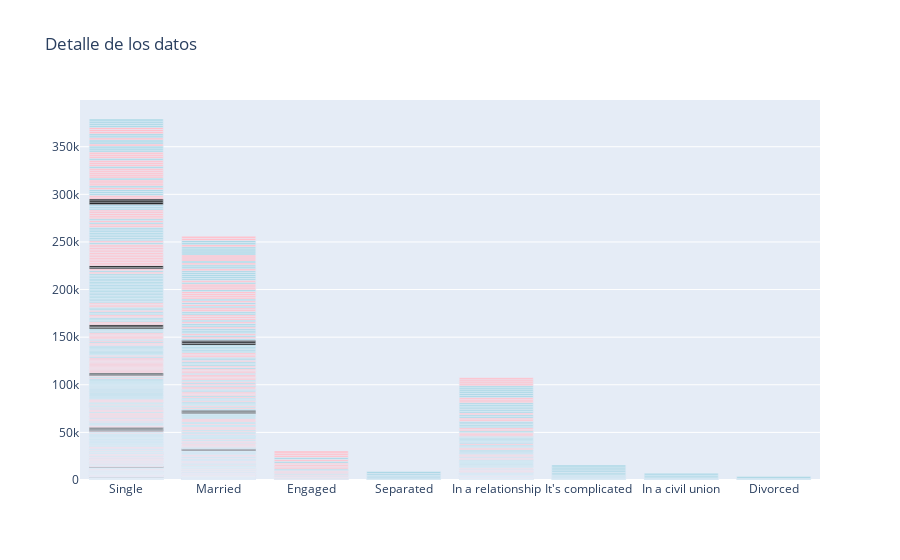

The notebook cell this image was saved under:
### Code cell
aux = compradores.copy()
aux['colors'] = aux.gender
colors = {'female': 'pink',
          'male': 'lightblue'}
for word, colour in colors.items():
    aux.colors = aux.colors.replace(word, colour)
#print address

fig = go.Figure(
    data=([go.Bar(x=aux.relationship_status
        ,y=aux.index
        ,marker={'color': aux.colors})]),
    layout_title_text="Detalle de los datos"
)
fig

### Figure 1 — Plotly figure (JSON) as saved in the notebook; plotly's stock layout.template omitted (floating-point values rounded to 4 significant figures; data arrays with more than 128 entries replaced by an {"elided": "..."} marker saying what was removed)
{"data": [{"marker": {"color": {"elided": "2220 str values"}}, "type": "bar", "x": {"elided": "2220 str values"}, "y": {"elided": "2220 int values"}}], "layout": {"title": {"text": "Detalle de los datos"}}}
